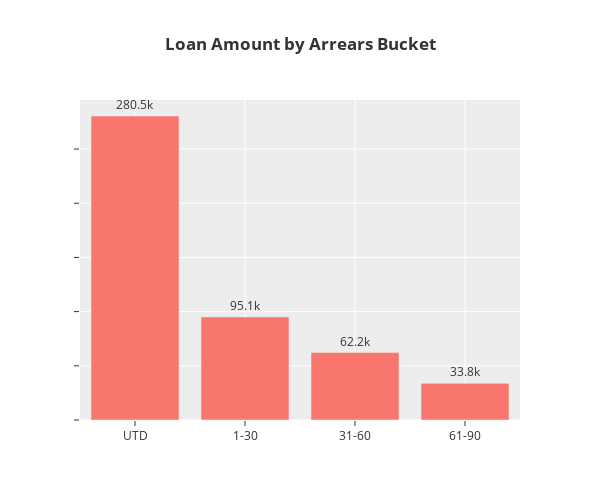

The notebook cell saved with this chart:
### Code cell
fig = px.bar(arrear, 'arrears_bucket', 'principal', title='<b>Loan Amount by Arrears Bucket</b>',
             labels={'arrears_bucket': '', 'principal':''}, text_auto=True, width=600, height=500)
fig.update_yaxes(showticklabels=False)
fig.update_traces(textposition='outside', cliponaxis=False)

### Figure 1 — Plotly figure (JSON) as saved in the notebook; plotly's stock layout.template omitted (floating-point values rounded to 4 significant figures)
{"data": [{"alignmentgroup": "True", "cliponaxis": false, "hovertemplate": "=%{y}<extra></extra>", "legendgroup": "", "marker": {"color": "#F8766D", "pattern": {"shape": ""}}, "name": "", "offsetgroup": "", "orientation": "v", "showlegend": false, "textposition": "outside", "texttemplate": "%{y}", "type": "bar", "x": ["UTD", "1-30", "31-60", "61-90"], "xaxis": "x", "y": [280500, 95100, 62200, 33800], "yaxis": "y"}], "layout": {"barmode": "relative", "height": 500, "legend": {"tracegroupgap": 0}, "title": {"text": "<b>Loan Amount by Arrears Bucket</b>"}, "width": 600, "xaxis": {"anchor": "y", "domain": [0, 1], "title": {"text": ""}}, "yaxis": {"anchor": "x", "domain": [0, 1], "showticklabels": false, "title": {"text": ""}}}}
